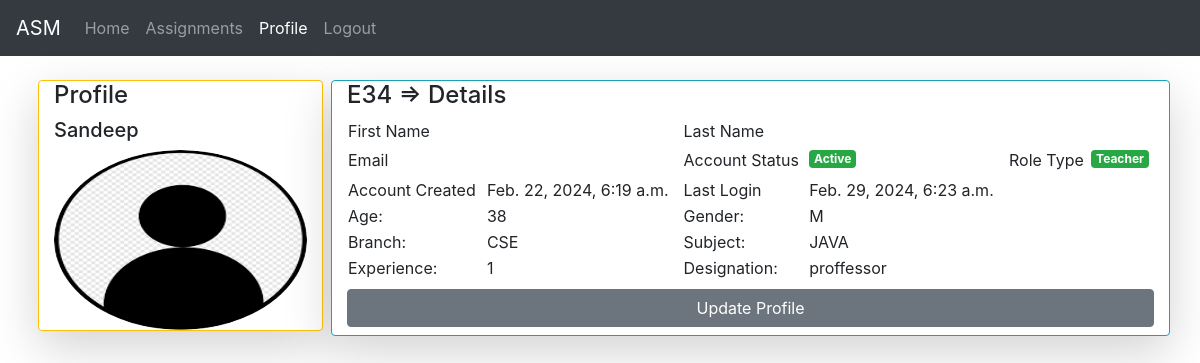
The app's page /pfe/ (signed in) with its own data.
### ASMApp/models.py (models this page shows)
class User(AbstractUser):#abstractuser creates fields to existing table
	rt = [
		(0,'Guest'),
		(1,'Student'),
		(2,'Teacher'),
	]
	eid = models.CharField(max_length=20)
	role_type = models.IntegerField(default=0)
	pf_image=models.ImageField(upload_to='profiles/',default='static/images/logo.png')

class TeacherProfile(models.Model):
	g = [
		("k","Select Your Gender"),
		('M',"Male"),
		("F","Female")
		]
	b = [
		('G','----- Select Branch -----'),
		('CSE','Computer Science and Engineering'),
		('ECE','Electrical and Communication Engineering'),
		('EEE','Electrical and Electronics Engineering'),
		('CIVIL','Civil Engineering'),
	]
	tage = models.IntegerField()
	tgr = models.CharField(max_length=5,default='k',choices=g)
	tbranch = models.CharField(max_length=6,default='G',choices=b)
	tsubject = models.CharField(max_length=50)
	texpr = models.IntegerField()
	tdesg = models.CharField(max_length=50)
	tstatus = models.BooleanField(default=0)
	tch = models.OneToOneField(User,on_delete=models.CASCADE) #one teacher has one id so they can create one time only so we used onetoone fileld

### ASMApp/views.py (the view)
# urls.py: path('pfe/',views.profile,name="pf"),
@login_required
def profile(request):
	return render(request,'html/profile.html')

### templates/html/profile.html (shortened to what this page needs)
{% extends 'html/base.html' %}
{% block content %}
<div class="row my-2">
	<div class="card col-md-3 shadow-lg border border-warning mx-2 h-100">
		<h4>Profile</h4>
		<h5>{{request.user.username}}</h5>
		<img src="{{request.user.pf_image.url}}" class="rounded-circle" height="180px">
	</div>
	<div class="card col-md shadow-lg border border-info">
		<h4>{{request.user.eid}} => Details</h4>
		<table>
			<tr>
				<td>First Name</td>
				<td>{{request.user.first_name}}</td>
				<td>Last Name</td>
				<td>{{request.user.last_name}}</td>
			</tr>
			<tr>
				<td>Email</td>
				<td>{{request.user.email}}</td>
				<td>Account Status</td>
				<td>
					{% if request.user.is_active == 1 %}
					<h5 class="badge badge-success">Active</h5>
					{% else %}
					<span class="badge badge-danger">InActive</span>
					{% endif %}
				</td>
				<td>Role Type</td>
				<td>
					{% if request.user.role_type == 0 %}
					<h4 class="badge badge-warning">Guest</h4>
					{% elif request.user.role_type == 1 %}
					<h4 class="badge badge-info">Student</h4>
					{% else %}
					<h4 class="badge badge-success">Teacher</h4>
					{% endif %}
				</td>
			</tr>
			<tr>
				<td>Account Created</td>
				<td>{{request.user.date_joined}}</td>
				<td>Last Login</td>
				<td>{{request.user.last_login}}</td>
			</tr>
			{% if request.user.role_type == 2 %}
				{% if request.user.teacherprofile.tstatus == 1 %}
				<tr>
					<td>Age: </td>
					<td>{{request.user.teacherprofile.tage}}</td>
					<td>Gender: </td>
					<td>{{request.user.teacherprofile.tgr}}</td>
				</tr>
				<tr>
					<td>Branch: </td>
					<td>{{request.user.teacherprofile.tbranch}}</td>
					<td>Subject: </td>
					<td>{{request.user.teacherprofile.tsubject}}</td>
				</tr>
				<tr>
					<td>Experience: </td>
					<td>{{request.user.teacherprofile.texpr}}</td>
					<td>Designation: </td>
					<td>{{request.user.teacherprofile.tdesg}}</td>
				</tr>
				{% endif %}
			{% endif %}
		</table>
		<a href="{% url 'upfe' %}" class="btn btn-secondary my-2">Update Profile</a>
	</div>
</div>
{% endblock %}

### templates/html/base.html (shortened to what this page needs)
{% load static %}
<!DOCTYPE html>
<html lang="en">
<head>
  <link rel="stylesheet" href="{% static 'css/bootstrap.min.css' %}">
</head>
<body>
    {% include 'html/navbar.html' %}
    <div class="container mt-4">
      {% block content %}{% endblock %}
    </div>
</body>
</html>

### templates/html/navbar.html (shortened to what this page needs)
<nav class="navbar navbar-expand-md bg-dark navbar-dark">
  <a class="navbar-brand" href="{% url 'hm' %}">ASM</a>
  <div class="collapse navbar-collapse" id="collapsibleNavbar">
    <ul class="navbar-nav">
      {% if not user.is_authenticated %}
      <li class="nav-item">
        <a class="nav-link {% if request.path == '/' %}active{% endif %}" href="{% url 'hm' %}">Home</a>
      </li>
      <li class="nav-item">
        <a class="nav-link {% if request.path == '/ab/' %}active{% endif %}" href="{% url 'abt' %}">About</a>
      </li>
      <li class="nav-item">
        <a class="nav-link {% if request.path == '/ct/' %}active{% endif %}" href="{% url 'cnt' %}">Contact</a>
      </li>
      <li class="nav-item">
        <a class="nav-link {% if request.path == '/reg/' %}active{% endif %}" href="{% url 'rg' %}">Register</a>
      </li>
      <li class="nav-item">
        <a class="nav-link {% if request.path == '/lgo/' %}active{% endif %}" href="{% url 'lg' %}">Login</a>
      </li>
      {% else %}
      <li class="nav-item">
        <a class="nav-link {% if request.path == '/' %}active{% endif %}" href="{% url 'hm' %}">Home</a>
      </li>
      {% if request.user.role_type == 1 %}
      {% if request.user.studentprofile.sstatus == 1%}
      <li class="nav-item">
        <a class="nav-link {% if request.path == '/stlist/' %}active{% endif %}" href="{% url 'stas' %}">View Assignments</a>
      </li>
      {% else %}
      {% endif %}
      {% elif request.user.role_type == 2 %}
      {% if request.user.teacherprofile.tstatus == 1 %}
      <li class="nav-item">
        <a class="nav-link {% if request.path == '/tasgn/' %}active{% endif %}" href="{% url 'taslist' %}">Assignments</a>
      </li>
      {% endif %}
      {% endif %}
      <li class="nav-item">
        <a class="nav-link {% if request.path == '/pfe/' %}active{% endif %}" href="{% url 'pf' %}">Profile</a>
      </li>
      <li class="nav-item">
        <a class="nav-link {% if request.path == 'lgot' %}active{% endif %}" href="{% url 'lgto' %}">Logout</a>
      </li>
      {% endif %}
    </ul>
  </div>
</nav>

### records on screen
User: user.username "Sandeep", user.pf_image (picture), user.eid "E34", user.date_joined "Feb. 22, 2024, 6:19 a.m.", user.last_login "Feb. 29, 2024, 6:23 a.m.", user.teacherprofile.tage "38", user.teacherprofile.tgr "M", user.teacherprofile.tbranch "CSE", user.teacherprofile.tsubject "JAVA", user.teacherprofile.texpr "1", user.teacherprofile.tdesg "proffessor"
